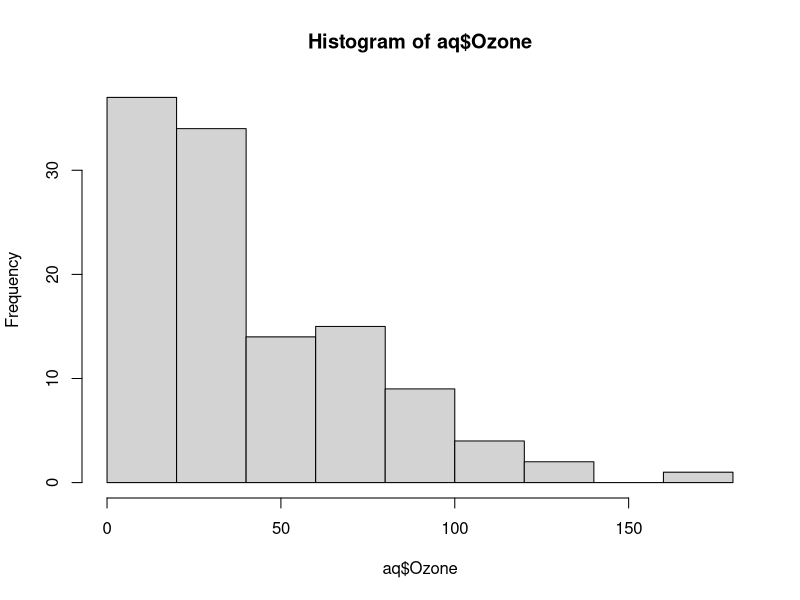
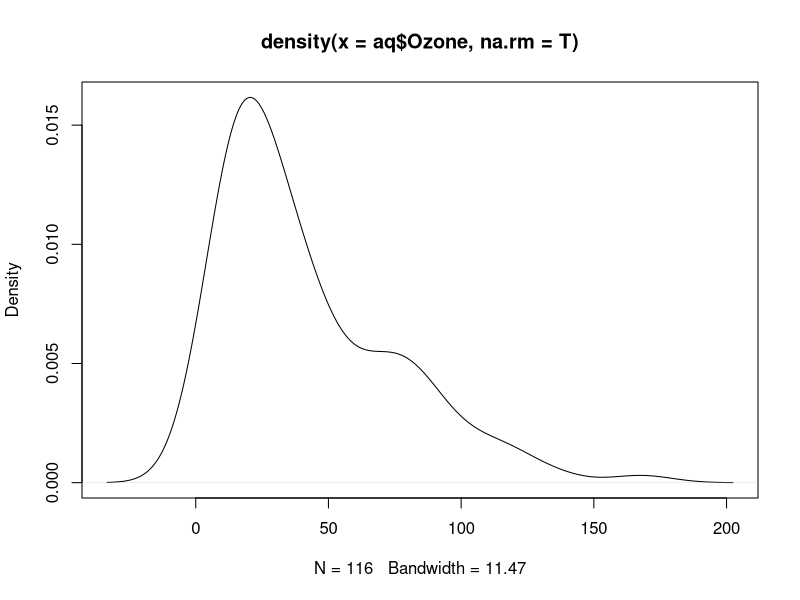
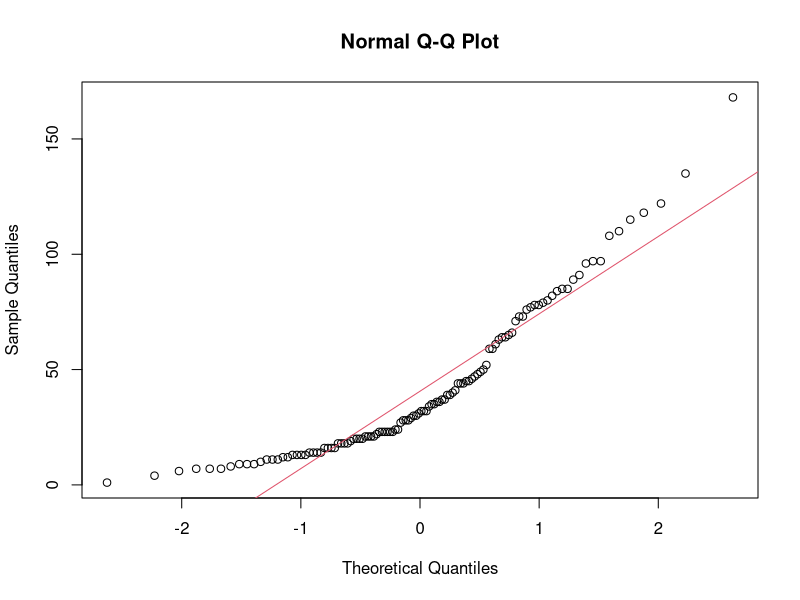
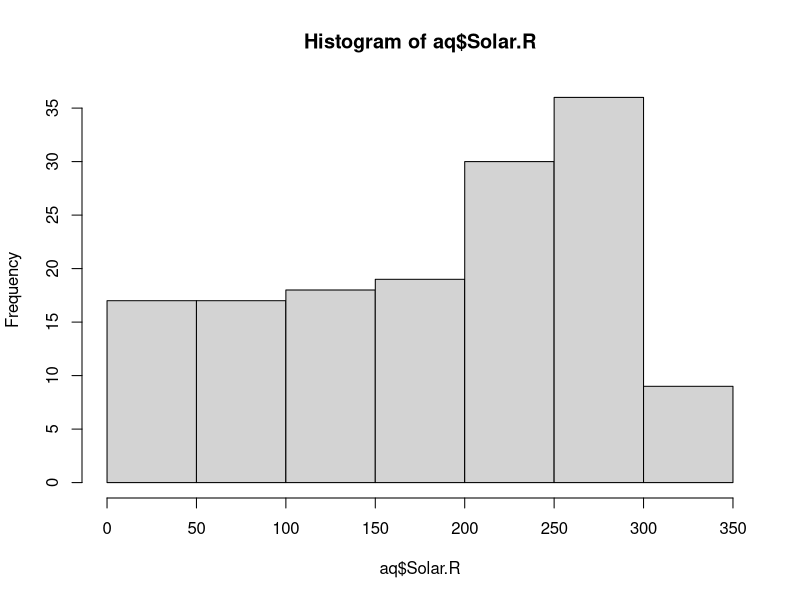
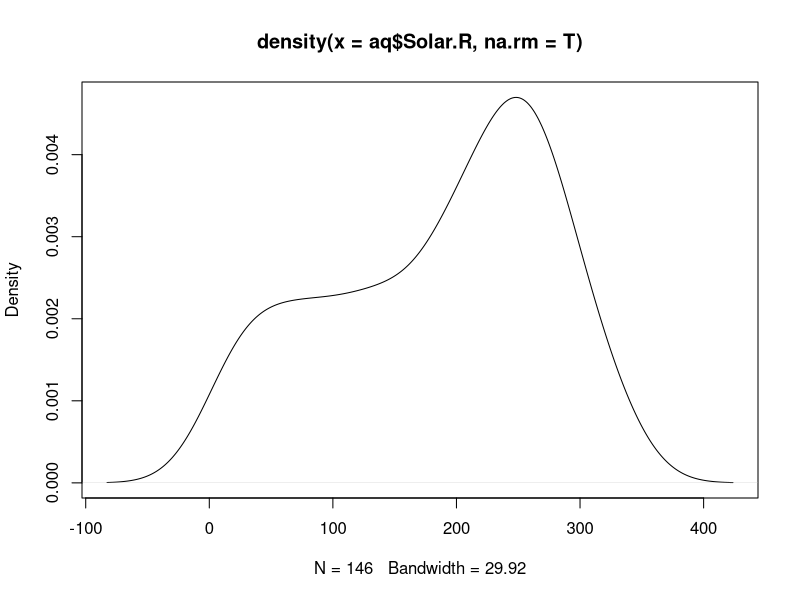
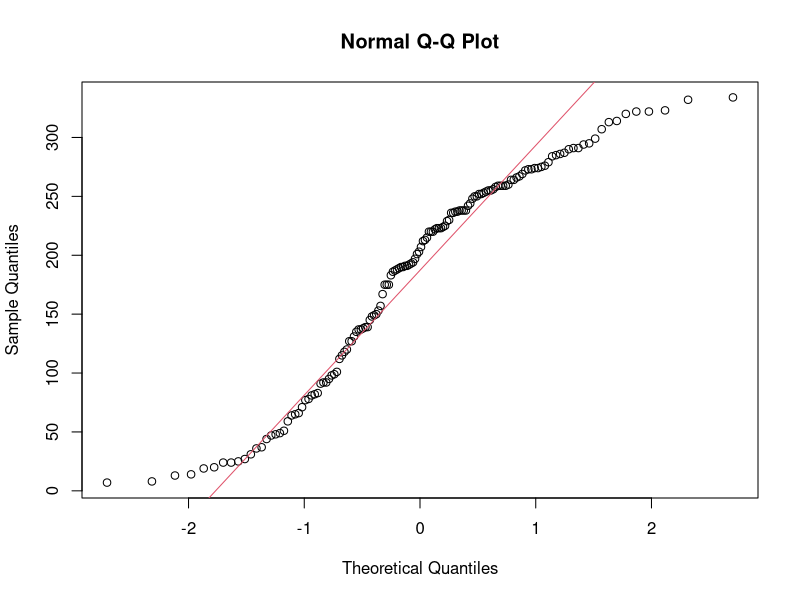
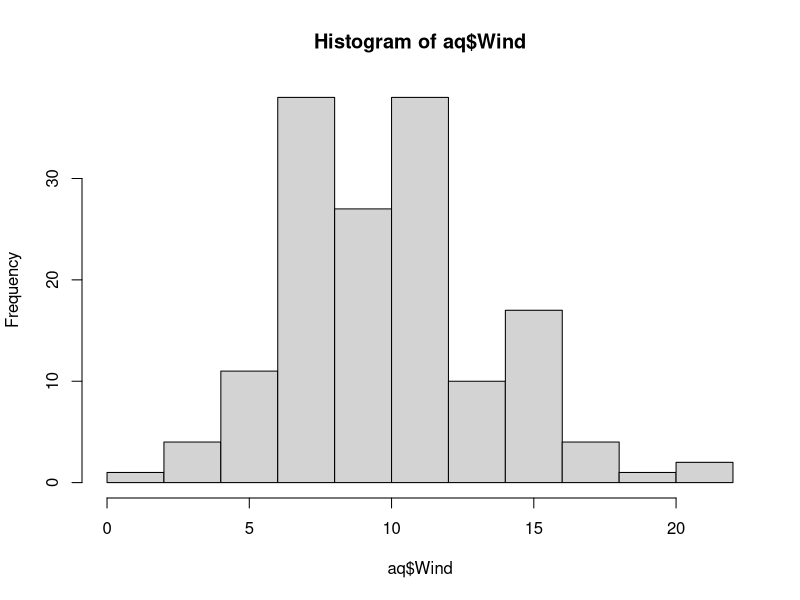
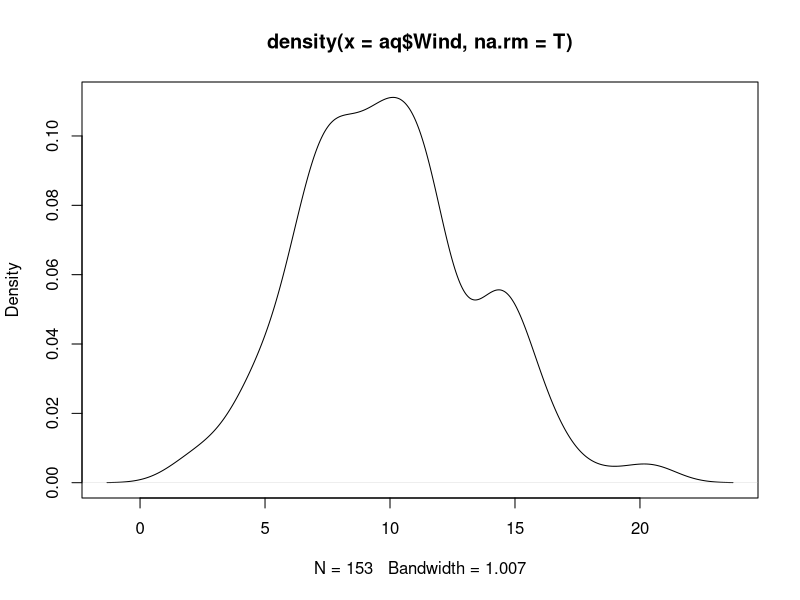

These charts were generated, in order, by the following R code:
# HYpothesis: 
#   Accept H0, when p>0.05
#   
#   Accept H1 p < 0.05
# airquality
aq <- airquality
str(aq)

# test the distribution of ozone 
hist(aq$Ozone)

plot(
  density(aq$Ozone, na.rm = T)
)

qqnorm(aq$Ozone)

qqline(aq$Ozone, col=2)

shapiro.test(aq$Ozone)
?shapiro.test

# intrepretation: since the sample size is 153 > 100, so shapiro is not ideal 
# but the modern method can be used for sample size of 3-5000

# W = 0.87867, p-value = 2.79e-08
 # p < 0.005 , does not follow normal distribution


# test for radiation variable
# test the distribution of ozone 
hist(aq$Solar.R)

plot(
  density(aq$Solar.R, na.rm = T)
)

qqnorm(aq$Solar.R)

qqline(aq$Solar.R, col=2)

shapiro.test(aq$Solar.R)

# intrepretation, the value 
# W = 0.94183, p-value = 9.492e-06

# see the distribution before summarizing, the data is skewed here so it is not
# good to use mean and median


# test the distribution of ozone 
hist(aq$Wind)

plot(
  density(aq$Wind, na.rm = T)
)

qqnorm(aq$Wind)

qqline(aq$Wind, col=2)

shapiro.test(aq$Wind)

# Intrepretation 
# data:  aq$Wind
# W = 0.98575, p-value = 0.1178

# p < 0.05 , the data is normal. we can use mean and median

# SEE on cars data

hist(cars$speed)

plot(
  density(cars$speed, na.rm = T)
)

qqnorm(cars$speed)

qqline(cars$speed, col=2)

shapiro.test(cars$speed)
# Intrepration of the result (car speed data)
# Shapiro-Wilk normality test
# 
# data:  cars$speed
# W = 0.97765, p-value = 0.4576
# p <0.05 so , the distribution is normal

# Parametric: Normal distribution
#   Non parametric: For non 

# Mann-whiney , for two groups
# Kruskal wallis test for more than 2 groups



